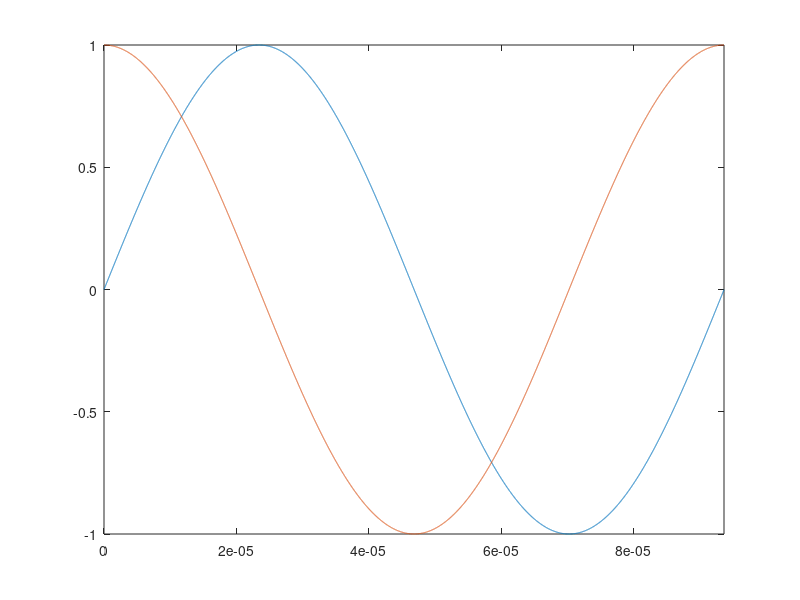

MATLAB code to generate this figure:
%% 指令
clear;
clc;
close('all');
tic;
%% 參數
fs = 100 * power(10,6);% 採樣頻率100 MHz
dt = 1/fs;% 一個週期的時間
fc = 10.68115234 * power(10,3);% 載波頻率
t  = (0:dt:(1/fc)-dt);% 建立時間線，從0每次+dt時間進行採樣，採樣到載波頻率經過一個週期
%% 建立訊號
y  = sin(2*pi*fc*t);% 建立sine訊號
y1 = cos(2*pi*fc*t);% 建立cosine訊號
%% 輸出圖
plot(t,y);
hold on;
plot(t,y1);
xlim([0,t(end)]);
toc;